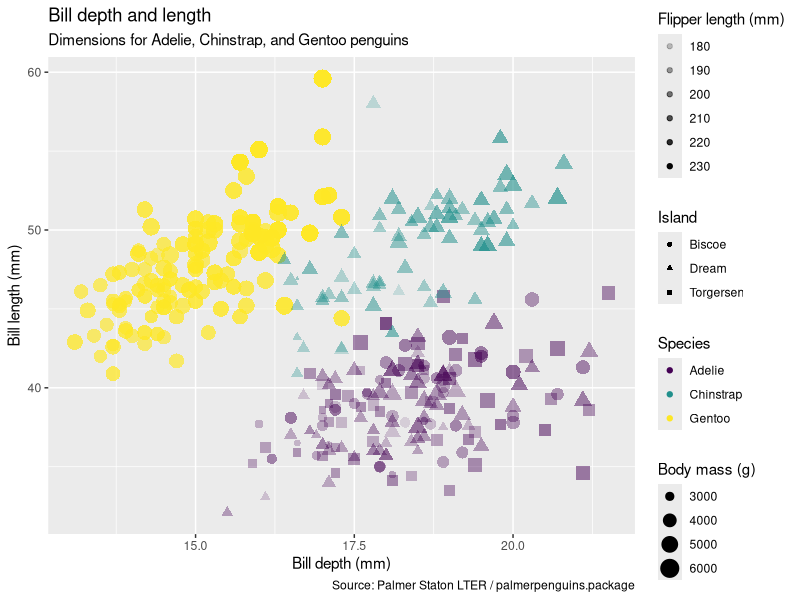
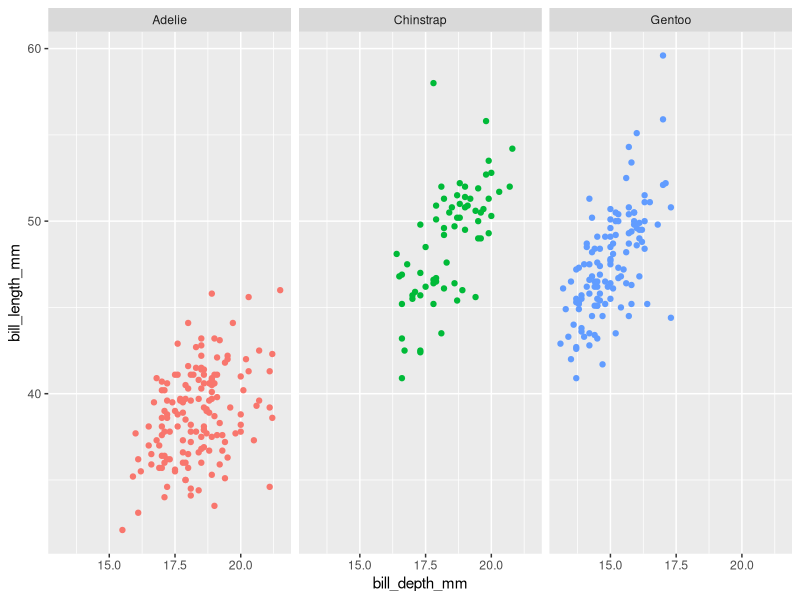

Recreate these plots in R, in order.
##### Info about Script #####----------------------------------------
# This script will be used to practice plotting data using ggplot2
# 
# created: 2023-02-07
# created by: Marisa Mackie
# edited on: 2023-02-07
#
##### Libraries #####------------------------------------------------
# Be sure to have the "tidyverse" and "palmerpenguins" packages installed
library(tidyverse)
library(palmerpenguins)

##### Data #####-----------------------------------------------------
# Looks at data in penguins
glimpse(penguins)

##### Functions #####------------------------------------------------

#------ mapping & setting ------
# Creates plot using data in penguins
# Note: + adds a layer to our plot; use to add functions together
ggplot(data = penguins,
       
  # maps bill depth in mm as the x-variable
  mapping = aes(x = bill_depth_mm,
                # maps bill length in mm as the y-variable
                y = bill_length_mm,
                # maps a different color to each species
                color = species,
                # maps a different shape to each island
                shape = island,
                # maps a different point size to body mass
                size = body_mass_g,
                # maps different transparencies to flipper length
                alpha = flipper_length_mm
                )) +
  
  # visualizes data as points on plot
  geom_point() +
  
    # adds labels to plot
          # adds title to plot
    labs(title = "Bill depth and length",
          # adds subtitle to plot  
          subtitle = "Dimensions for Adelie, Chinstrap, and Gentoo penguins",
          # labels x and y axes
          x = "Bill depth (mm)", y = "Bill length (mm)",
          # specifies label to color legend
          color = "Species",
          # adds caption with source of data
          caption = "Source: Palmer Staton LTER / palmerpenguins.package",
          # specifies label to shape legend
          shape = "Island",
          # specifies label to size legend
          size = "Body mass (g)",
          # specifies lavel for transparency legend
          alpha = "Flipper length (mm)") +
  
  # changes colors to viridis discrete (color-blind-friendly)
  scale_color_viridis_d()
  
#------ faceting ------
# faceting: creates subplots for subsets of our data
# Creates points plot for data penguins, specifying x, y and colors
ggplot(penguins,
       aes(x = bill_depth_mm,
           y = bill_length_mm,
           color = species)) +
  geom_point() +
  # facets data into a grid (squares)
  # subsets by species (side) and sex (top)
  facet_grid(species~sex) +
  # subsets by species, specifically into 3 columns
  facet_wrap(~ species, ncol = 3) +
  # removes the legend
  guides(color = FALSE)

("Done.")
    